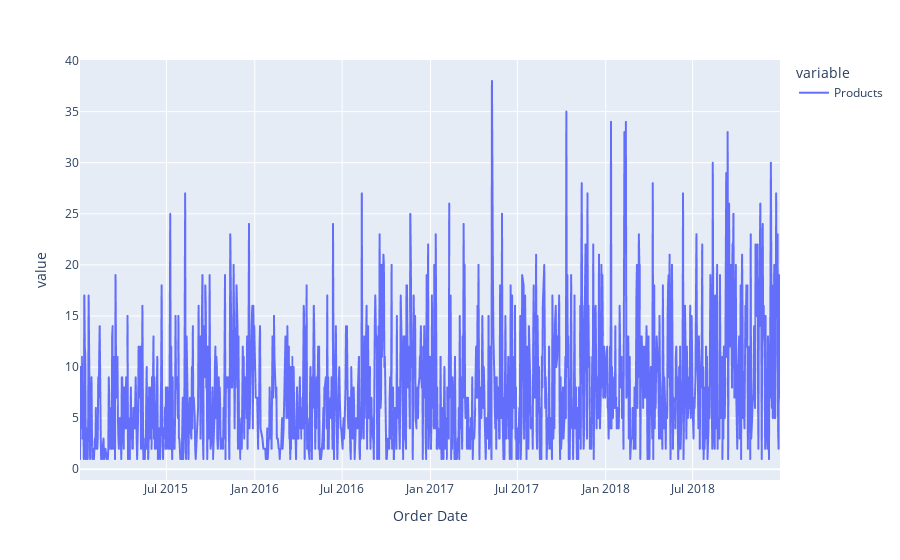

Write notebook code for a chart like this one.
### Code cell
import plotly.graph_objects as go

px.line(total_revenue, labels = {"x":"Date", "y":"Total revenue"})
px.line(total_sales, labels = {"x":"Date", "y":"Products sold"})

### Figure 1 — Plotly figure (JSON) as saved in the notebook; plotly's stock layout.template omitted (floating-point values rounded to 4 significant figures; data arrays with more than 128 entries replaced by an {"elided": "..."} marker saying what was removed)
{"data": [{"hovertemplate": "variable=Products<br>Order Date=%{x}<br>value=%{y}<extra></extra>", "legendgroup": "Products", "line": {"color": "#636efa", "dash": "solid"}, "mode": "lines", "name": "Products", "showlegend": true, "type": "scattergl", "x": {"elided": "1230 str values"}, "xaxis": "x", "y": {"elided": "1230 int values"}, "yaxis": "y"}], "layout": {"legend": {"title": {"text": "variable"}, "tracegroupgap": 0}, "margin": {"t": 60}, "xaxis": {"anchor": "y", "domain": [0, 1], "title": {"text": "Order Date"}}, "yaxis": {"anchor": "x", "domain": [0, 1], "title": {"text": "value"}}}}
